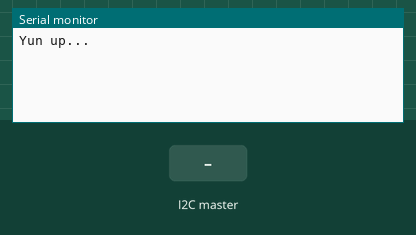
A sketch run on a simulated Arduino Uno, built with avr-gcc and run on an emulated ATmega328P. Parts: the last lines printed to the serial monitor. Inputs (shaded band) come from the test bench.

Above: at 1.2 s.
1.3 s: the I2C master sends the byte 1
At 2.0 s:
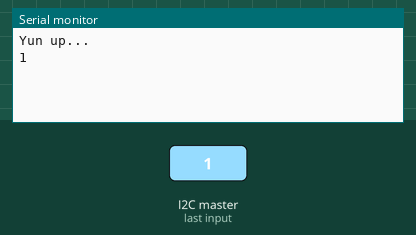
2.8 s: the I2C master sends the byte 90
At 3.1 s:
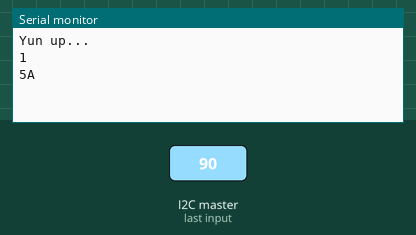
4.3 s: the I2C master sends the byte 200
At 5.5 s:
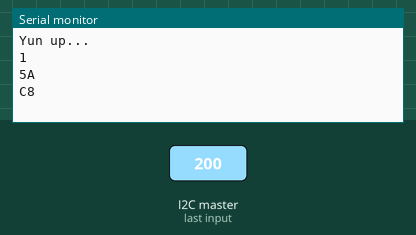

The sketch:

i2c_test.ino
```cpp
#include <Wire.h>

void setup()
{
  Wire.begin(0x90);                // join i2c bus with address #2
  Wire.onReceive(receiveEvent);
  Serial.begin(115200);
  while(!Serial);
  Serial.println("Yun up...");
}

void loop()
{
  delay(100);
}

// function that executes whenever data is requested by master
// this function is registered as an event, see setup()
void receiveEvent(int howMany)
{
  while (Wire.available()) {
  int a = Wire.read(); // respond with message of 6 bytes
  Serial.println(a,HEX);                     // as expected by master
  }
}
```

Measured:
- after the input at 1.3 s, the serial monitor: prints a new line at once (image 1)
- after the input at 2.8 s, the serial monitor: prints a new line at once (image 2)
- after the input at 4.3 s, the serial monitor: prints a new line at once (image 3)
